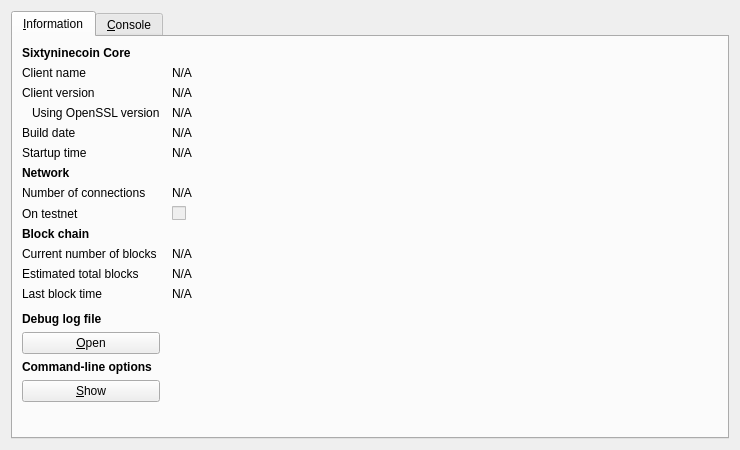
<?xml version="1.0" encoding="UTF-8"?>
<ui version="4.0">
 <class>RPCConsole</class>
 <widget class="QDialog" name="RPCConsole">
  <property name="geometry">
   <rect>
    <x>0</x>
    <y>0</y>
    <width>740</width>
    <height>450</height>
   </rect>
  </property>
  <property name="windowTitle">
   <string>Sixtyninecoin - Debug window</string>
  </property>
  <layout class="QVBoxLayout" name="verticalLayout_2">
   <item>
    <widget class="QTabWidget" name="tabWidget">
     <property name="currentIndex">
      <number>0</number>
     </property>
     <widget class="QWidget" name="tab_info">
      <attribute name="title">
       <string>&amp;Information</string>
      </attribute>
      <layout class="QGridLayout" name="gridLayout" columnstretch="0,1">
       <property name="horizontalSpacing">
        <number>12</number>
       </property>
       <item row="0" column="0">
        <widget class="QLabel" name="label_9">
         <property name="font">
          <font>
           <weight>75</weight>
           <bold>true</bold>
          </font>
         </property>
         <property name="text">
          <string>Sixtyninecoin Core</string>
         </property>
        </widget>
       </item>
       <item row="1" column="0">
        <widget class="QLabel" name="label_5">
         <property name="text">
          <string>Client name</string>
         </property>
        </widget>
       </item>
       <item row="1" column="1">
        <widget class="QLabel" name="clientName">
         <property name="cursor">
          <cursorShape>IBeamCursor</cursorShape>
         </property>
         <property name="text">
          <string>N/A</string>
         </property>
         <property name="textFormat">
          <enum>Qt::PlainText</enum>
         </property>
         <property name="textInteractionFlags">
          <set>Qt::LinksAccessibleByMouse|Qt::TextSelectableByKeyboard|Qt::TextSelectableByMouse</set>
         </property>
        </widget>
       </item>
       <item row="2" column="0">
        <widget class="QLabel" name="label_6">
         <property name="text">
          <string>Client version</string>
         </property>
        </widget>
       </item>
       <item row="2" column="1">
        <widget class="QLabel" name="clientVersion">
         <property name="cursor">
          <cursorShape>IBeamCursor</cursorShape>
         </property>
         <property name="text">
          <string>N/A</string>
         </property>
         <property name="textFormat">
          <enum>Qt::PlainText</enum>
         </property>
         <property name="textInteractionFlags">
          <set>Qt::LinksAccessibleByMouse|Qt::TextSelectableByKeyboard|Qt::TextSelectableByMouse</set>
         </property>
        </widget>
       </item>
       <item row="3" column="0">
        <widget class="QLabel" name="label_14">
         <property name="text">
          <string>Using OpenSSL version</string>
         </property>
         <property name="indent">
          <number>10</number>
         </property>
        </widget>
       </item>
       <item row="3" column="1">
        <widget class="QLabel" name="openSSLVersion">
         <property name="cursor">
          <cursorShape>IBeamCursor</cursorShape>
         </property>
         <property name="text">
          <string>N/A</string>
         </property>
         <property name="textFormat">
          <enum>Qt::PlainText</enum>
         </property>
         <property name="textInteractionFlags">
          <set>Qt::LinksAccessibleByMouse|Qt::TextSelectableByKeyboard|Qt::TextSelectableByMouse</set>
         </property>
        </widget>
       </item>
       <item row="4" column="0">
        <widget class="QLabel" name="label_12">
         <property name="text">
          <string>Build date</string>
         </property>
        </widget>
       </item>
       <item row="4" column="1">
        <widget class="QLabel" name="buildDate">
         <property name="cursor">
          <cursorShape>IBeamCursor</cursorShape>
         </property>
         <property name="text">
          <string>N/A</string>
         </property>
         <property name="textFormat">
          <enum>Qt::PlainText</enum>
         </property>
         <property name="textInteractionFlags">
          <set>Qt::LinksAccessibleByMouse|Qt::TextSelectableByKeyboard|Qt::TextSelectableByMouse</set>
         </property>
        </widget>
       </item>
       <item row="5" column="0">
        <widget class="QLabel" name="label_13">
         <property name="text">
          <string>Startup time</string>
         </property>
        </widget>
       </item>
       <item row="5" column="1">
        <widget class="QLabel" name="startupTime">
         <property name="cursor">
          <cursorShape>IBeamCursor</cursorShape>
         </property>
         <property name="text">
          <string>N/A</string>
         </property>
         <property name="textFormat">
          <enum>Qt::PlainText</enum>
         </property>
         <property name="textInteractionFlags">
          <set>Qt::LinksAccessibleByMouse|Qt::TextSelectableByKeyboard|Qt::TextSelectableByMouse</set>
         </property>
        </widget>
       </item>
       <item row="6" column="0">
        <widget class="QLabel" name="label_11">
         <property name="font">
          <font>
           <weight>75</weight>
           <bold>true</bold>
          </font>
         </property>
         <property name="text">
          <string>Network</string>
         </property>
        </widget>
       </item>
       <item row="7" column="0">
        <widget class="QLabel" name="label_7">
         <property name="text">
          <string>Number of connections</string>
         </property>
        </widget>
       </item>
       <item row="7" column="1">
        <widget class="QLabel" name="numberOfConnections">
         <property name="cursor">
          <cursorShape>IBeamCursor</cursorShape>
         </property>
         <property name="text">
          <string>N/A</string>
         </property>
         <property name="textFormat">
          <enum>Qt::PlainText</enum>
         </property>
         <property name="textInteractionFlags">
          <set>Qt::LinksAccessibleByMouse|Qt::TextSelectableByKeyboard|Qt::TextSelectableByMouse</set>
         </property>
        </widget>
       </item>
       <item row="8" column="0">
        <widget class="QLabel" name="label_8">
         <property name="text">
          <string>On testnet</string>
         </property>
        </widget>
       </item>
       <item row="8" column="1">
        <widget class="QCheckBox" name="isTestNet">
         <property name="enabled">
          <bool>false</bool>
         </property>
         <property name="text">
          <string/>
         </property>
        </widget>
       </item>
       <item row="9" column="0">
        <widget class="QLabel" name="label_10">
         <property name="font">
          <font>
           <weight>75</weight>
           <bold>true</bold>
          </font>
         </property>
         <property name="text">
          <string>Block chain</string>
         </property>
        </widget>
       </item>
       <item row="10" column="0">
        <widget class="QLabel" name="label_3">
         <property name="text">
          <string>Current number of blocks</string>
         </property>
        </widget>
       </item>
       <item row="10" column="1">
        <widget class="QLabel" name="numberOfBlocks">
         <property name="cursor">
          <cursorShape>IBeamCursor</cursorShape>
         </property>
         <property name="text">
          <string>N/A</string>
         </property>
         <property name="textFormat">
          <enum>Qt::PlainText</enum>
         </property>
         <property name="textInteractionFlags">
          <set>Qt::LinksAccessibleByMouse|Qt::TextSelectableByKeyboard|Qt::TextSelectableByMouse</set>
         </property>
        </widget>
       </item>
       <item row="11" column="0">
        <widget class="QLabel" name="label_4">
         <property name="text">
          <string>Estimated total blocks</string>
         </property>
        </widget>
       </item>
       <item row="11" column="1">
        <widget class="QLabel" name="totalBlocks">
         <property name="cursor">
          <cursorShape>IBeamCursor</cursorShape>
         </property>
         <property name="text">
          <string>N/A</string>
         </property>
         <property name="textFormat">
          <enum>Qt::PlainText</enum>
         </property>
         <property name="textInteractionFlags">
          <set>Qt::LinksAccessibleByMouse|Qt::TextSelectableByKeyboard|Qt::TextSelectableByMouse</set>
         </property>
        </widget>
       </item>
       <item row="12" column="0">
        <widget class="QLabel" name="label_2">
         <property name="text">
          <string>Last block time</string>
         </property>
        </widget>
       </item>
       <item row="12" column="1">
        <widget class="QLabel" name="lastBlockTime">
         <property name="cursor">
          <cursorShape>IBeamCursor</cursorShape>
         </property>
         <property name="text">
          <string>N/A</string>
         </property>
         <property name="textFormat">
          <enum>Qt::PlainText</enum>
         </property>
         <property name="textInteractionFlags">
          <set>Qt::LinksAccessibleByMouse|Qt::TextSelectableByKeyboard|Qt::TextSelectableByMouse</set>
         </property>
        </widget>
       </item>
       <item row="13" column="0">
        <spacer name="verticalSpacer_2">
         <property name="orientation">
          <enum>Qt::Vertical</enum>
         </property>
         <property name="sizeHint" stdset="0">
          <size>
           <width>20</width>
           <height>20</height>
          </size>
         </property>
        </spacer>
       </item>
       <item row="14" column="0">
        <widget class="QLabel" name="labelDebugLogfile">
         <property name="font">
          <font>
           <weight>75</weight>
           <bold>true</bold>
          </font>
         </property>
         <property name="text">
          <string>Debug log file</string>
         </property>
        </widget>
       </item>
       <item row="15" column="0">
        <widget class="QPushButton" name="openDebugLogfileButton">
         <property name="toolTip">
          <string>Open the Sixtyninecoin debug log file from the current data directory. This can take a few seconds for large log files.</string>
         </property>
         <property name="text">
          <string>&amp;Open</string>
         </property>
         <property name="autoDefault">
          <bool>false</bool>
         </property>
        </widget>
       </item>
       <item row="16" column="0">
        <widget class="QLabel" name="labelCLOptions">
         <property name="font">
          <font>
           <weight>75</weight>
           <bold>true</bold>
          </font>
         </property>
         <property name="text">
          <string>Command-line options</string>
         </property>
        </widget>
       </item>
       <item row="17" column="0">
        <widget class="QPushButton" name="showCLOptionsButton">
         <property name="toolTip">
          <string>Show the Sixtyninecoin-Qt help message to get a list with possible Sixtyninecoin command-line options.</string>
         </property>
         <property name="text">
          <string>&amp;Show</string>
         </property>
         <property name="autoDefault">
          <bool>false</bool>
         </property>
        </widget>
       </item>
       <item row="18" column="0">
        <spacer name="verticalSpacer">
         <property name="orientation">
          <enum>Qt::Vertical</enum>
         </property>
         <property name="sizeHint" stdset="0">
          <size>
           <width>20</width>
           <height>40</height>
          </size>
         </property>
        </spacer>
       </item>
      </layout>
     </widget>
     <widget class="QWidget" name="tab_console">
      <attribute name="title">
       <string>&amp;Console</string>
      </attribute>
      <layout class="QVBoxLayout" name="verticalLayout_3">
       <property name="spacing">
        <number>3</number>
       </property>
       <item>
        <widget class="QTextEdit" name="messagesWidget">
         <property name="minimumSize">
          <size>
           <width>0</width>
           <height>100</height>
          </size>
         </property>
         <property name="readOnly">
          <bool>true</bool>
         </property>
         <property name="tabKeyNavigation" stdset="0">
          <bool>false</bool>
         </property>
         <property name="columnCount" stdset="0">
          <number>2</number>
         </property>
        </widget>
       </item>
       <item>
        <layout class="QHBoxLayout" name="horizontalLayout">
         <property name="spacing">
          <number>3</number>
         </property>
         <item>
          <widget class="QLabel" name="label">
           <property name="text">
            <string notr="true">&gt;</string>
           </property>
          </widget>
         </item>
         <item>
          <widget class="QLineEdit" name="lineEdit"/>
         </item>
         <item>
          <widget class="QPushButton" name="clearButton">
           <property name="maximumSize">
            <size>
             <width>24</width>
             <height>24</height>
            </size>
           </property>
           <property name="toolTip">
            <string>Clear console</string>
           </property>
           <property name="text">
            <string/>
           </property>
           <property name="icon">
            <iconset resource="../bitcoin.qrc">
             <normaloff>:/icons/remove</normaloff>:/icons/remove</iconset>
           </property>
           <property name="shortcut">
            <string notr="true">Ctrl+L</string>
           </property>
           <property name="autoDefault">
            <bool>false</bool>
           </property>
          </widget>
         </item>
        </layout>
       </item>
      </layout>
     </widget>
    </widget>
   </item>
  </layout>
 </widget>
 <resources>
  <include location="../bitcoin.qrc"/>
 </resources>
 <connections/>
</ui>
